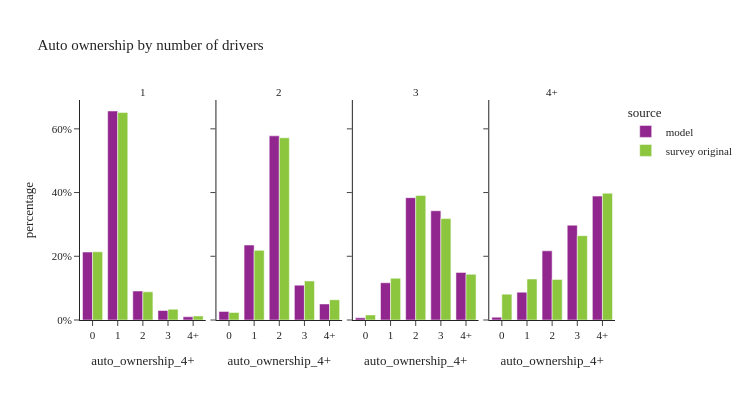

Write notebook code for a chart like this one.
### Code cell
util.plot_share_facetbar(hh_data.loc[hh_data['num_drivers_4+']!="0"], 'hh_weight', share_col="auto_ownership_4+", title="Auto ownership by number of drivers", 
                            facet_col="num_drivers_4+", facet_col_wrap=4, height=400, orientation='v')

### Figure 1 — Plotly figure (JSON) as saved in the notebook; plotly's stock layout.template omitted (floating-point values rounded to 4 significant figures)
{"data": [{"alignmentgroup": "True", "customdata": [[111795], [343971], [47707], [15620], [5243]], "hovertemplate": "source=model<br>num_drivers_4+=1<br>auto_ownership_4+=%{x}<br>percentage=%{y}<br>sample_size=%{customdata[0]}<extra></extra>", "legendgroup": "model", "marker": {"color": "#91268F", "pattern": {"shape": ""}}, "name": "model", "offsetgroup": "model", "orientation": "v", "showlegend": true, "textposition": "auto", "type": "bar", "x": ["0", "1", "2", "3", "4+"], "xaxis": "x", "y": [0.2132, 0.656, 0.09099, 0.02979, 0.009999], "yaxis": "y"}, {"alignmentgroup": "True", "customdata": [[23074], [201102], [494172], [93526], [43048]], "hovertemplate": "source=model<br>num_drivers_4+=2<br>auto_ownership_4+=%{x}<br>percentage=%{y}<br>sample_size=%{customdata[0]}<extra></extra>", "legendgroup": "model", "marker": {"color": "#91268F", "pattern": {"shape": ""}}, "name": "model", "offsetgroup": "model", "orientation": "v", "showlegend": false, "textposition": "auto", "type": "bar", "x": ["0", "1", "2", "3", "4+"], "xaxis": "x2", "y": [0.02699, 0.2352, 0.578, 0.1094, 0.05035], "yaxis": "y2"}, {"alignmentgroup": "True", "customdata": [[1411], [24299], [79799], [71272], [31051]], "hovertemplate": "source=model<br>num_drivers_4+=3<br>auto_ownership_4+=%{x}<br>percentage=%{y}<br>sample_size=%{customdata[0]}<extra></extra>", "legendgroup": "model", "marker": {"color": "#91268F", "pattern": {"shape": ""}}, "name": "model", "offsetgroup": "model", "orientation": "v", "showlegend": false, "textposition": "auto", "type": "bar", "x": ["0", "1", "2", "3", "4+"], "xaxis": "x3", "y": [0.006789, 0.1169, 0.384, 0.3429, 0.1494], "yaxis": "y3"}, {"alignmentgroup": "True", "customdata": [[1329], [13005], [32300], [44276], [57852]], "hovertemplate": "source=model<br>num_drivers_4+=4+<br>auto_ownership_4+=%{x}<br>percentage=%{y}<br>sample_size=%{customdata[0]}<extra></extra>", "legendgroup": "model", "marker": {"color": "#91268F", "pattern": {"shape": ""}}, "name": "model", "offsetgroup": "model", "orientation": "v", "showlegend": false, "textposition": "auto", "type": "bar", "x": ["0", "1", "2", "3", "4+"], "xaxis": "x4", "y": [0.008934, 0.08742, 0.2171, 0.2976, 0.3889], "yaxis": "y4"}, {"alignmentgroup": "True", "customdata": [[511], [994], [125], [25], [14]], "hovertemplate": "source=survey original<br>num_drivers_4+=1<br>auto_ownership_4+=%{x}<br>percentage=%{y}<br>sample_size=%{customdata[0]}<extra></extra>", "legendgroup": "survey original", "marker": {"color": "#8CC63E", "pattern": {"shape": ""}}, "name": "survey original", "offsetgroup": "survey original", "orientation": "v", "showlegend": true, "textposition": "auto", "type": "bar", "x": ["0", "1", "2", "3", "4+"], "xaxis": "x", "y": [0.214, 0.6511, 0.08845, 0.03391, 0.01251], "yaxis": "y"}, {"alignmentgroup": "True", "customdata": [[114], [626], [868], [161], [57]], "hovertemplate": "source=survey original<br>num_drivers_4+=2<br>auto_ownership_4+=%{x}<br>percentage=%{y}<br>sample_size=%{customdata[0]}<extra></extra>", "legendgroup": "survey original", "marker": {"color": "#8CC63E", "pattern": {"shape": ""}}, "name": "survey original", "offsetgroup": "survey original", "orientation": "v", "showlegend": false, "textposition": "auto", "type": "bar", "x": ["0", "1", "2", "3", "4+"], "xaxis": "x2", "y": [0.02352, 0.2186, 0.5719, 0.1224, 0.0636], "yaxis": "y2"}, {"alignmentgroup": "True", "customdata": [[8], [50], [97], [74], [27]], "hovertemplate": "source=survey original<br>num_drivers_4+=3<br>auto_ownership_4+=%{x}<br>percentage=%{y}<br>sample_size=%{customdata[0]}<extra></extra>", "legendgroup": "survey original", "marker": {"color": "#8CC63E", "pattern": {"shape": ""}}, "name": "survey original", "offsetgroup": "survey original", "orientation": "v", "showlegend": false, "textposition": "auto", "type": "bar", "x": ["0", "1", "2", "3", "4+"], "xaxis": "x3", "y": [0.01595, 0.1311, 0.391, 0.3183, 0.1436], "yaxis": "y3"}, {"alignmentgroup": "True", "customdata": [[6], [24], [24], [29], [36]], "hovertemplate": "source=survey original<br>num_drivers_4+=4+<br>auto_ownership_4+=%{x}<br>percentage=%{y}<br>sample_size=%{customdata[0]}<extra></extra>", "legendgroup": "survey original", "marker": {"color": "#8CC63E", "pattern": {"shape": ""}}, "name": "survey original", "offsetgroup": "survey original", "orientation": "v", "showlegend": false, "textposition": "auto", "type": "bar", "x": ["0", "1", "2", "3", "4+"], "xaxis": "x4", "y": [0.08121, 0.1287, 0.1274, 0.2647, 0.398], "yaxis": "y4"}], "layout": {"annotations": [{"font": {}, "showarrow": false, "text": "1", "x": 0.1175, "xanchor": "center", "xref": "paper", "y": 1.0, "yanchor": "bottom", "yref": "paper"}, {"font": {}, "showarrow": false, "text": "2", "x": 0.3725, "xanchor": "center", "xref": "paper", "y": 1.0, "yanchor": "bottom", "yref": "paper"}, {"font": {}, "showarrow": false, "text": "3", "x": 0.6275, "xanchor": "center", "xref": "paper", "y": 1.0, "yanchor": "bottom", "yref": "paper"}, {"font": {}, "showarrow": false, "text": "4+", "x": 0.8825, "xanchor": "center", "xref": "paper", "y": 1.0, "yanchor": "bottom", "yref": "paper"}], "barmode": "group", "height": 400, "legend": {"title": {"text": "source"}, "tracegroupgap": 0}, "title": {"text": "Auto ownership by number of drivers"}, "width": 750, "xaxis": {"anchor": "y", "domain": [0.0, 0.235], "title": {"text": "auto_ownership_4+"}}, "xaxis2": {"anchor": "y2", "domain": [0.255, 0.49], "matches": "x", "title": {"text": "auto_ownership_4+"}}, "xaxis3": {"anchor": "y3", "domain": [0.51, 0.745], "matches": "x", "title": {"text": "auto_ownership_4+"}}, "xaxis4": {"anchor": "y4", "domain": [0.765, 1.0], "matches": "x", "title": {"text": "auto_ownership_4+"}}, "yaxis": {"anchor": "x", "domain": [0.0, 1.0], "tickformat": ".0%", "title": {"text": "percentage"}}, "yaxis2": {"anchor": "x2", "domain": [0.0, 1.0], "matches": "y", "showticklabels": false, "tickformat": ".0%"}, "yaxis3": {"anchor": "x3", "domain": [0.0, 1.0], "matches": "y", "showticklabels": false, "tickformat": ".0%"}, "yaxis4": {"anchor": "x4", "domain": [0.0, 1.0], "matches": "y", "showticklabels": false, "tickformat": ".0%"}}}
